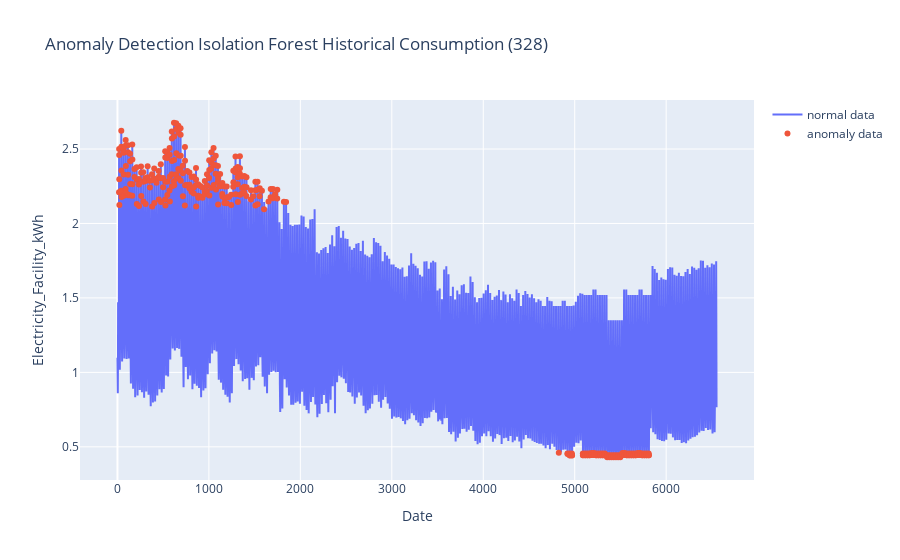

Source (notebook cell):
### Code cell
timestamp_index = [datetime(2013,1,1) + timedelta(hours=h) for h in range(len(df_point))]
xx = df_point['value'].values
summary_historical_consumption, model_historical = isolation_forest_model(xx.reshape(-1,1), xx, 300, 0.05, 
                                                                          timestamp_index, 'Historical Consumption')

### Figure 1 — Plotly figure (JSON) as saved in the notebook; plotly's stock layout.template omitted (floating-point values rounded to 4 significant figures; data arrays with more than 128 entries replaced by an {"elided": "..."} marker saying what was removed)
{"data": [{"mode": "lines", "name": "normal data", "type": "scatter", "x": {"elided": "6552 int values"}, "y": {"elided": "6552 float values"}}, {"mode": "markers", "name": "anomaly data", "type": "scatter", "x": {"elided": "6552 int values"}, "y": {"elided": "6552 float values"}}], "layout": {"title": {"text": "Anomaly Detection Isolation Forest Historical Consumption (328)"}, "xaxis": {"title": {"text": "Date"}}, "yaxis": {"title": {"text": "Electricity_Facility_kWh"}}}}
